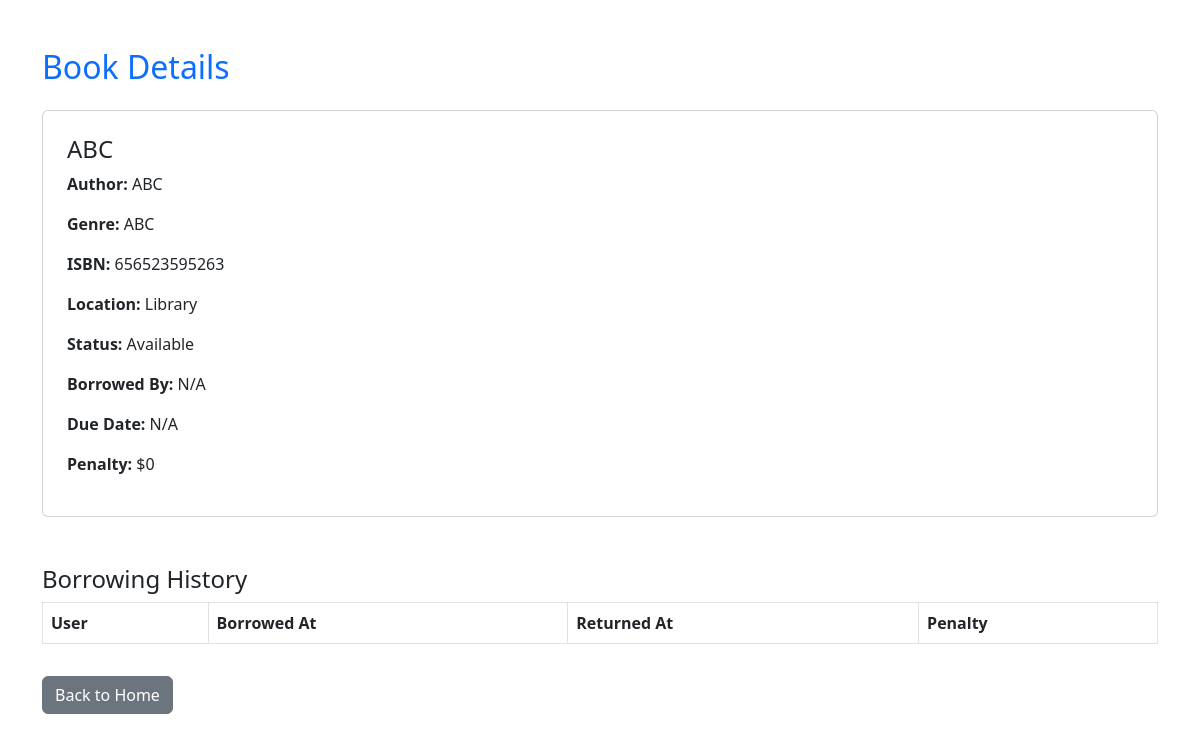
Screenshot of /book/1 with the database file from the repository.
### tables this page shows
CREATE TABLE books (
            id INTEGER PRIMARY KEY AUTOINCREMENT,
            title TEXT NOT NULL,
            author TEXT NOT NULL,
            genre TEXT NOT NULL,
            publication_year INTEGER NOT NULL,
            isbn TEXT UNIQUE NOT NULL,
            status TEXT NOT NULL DEFAULT 'Available',
            added_by TEXT NOT NULL
        , location TEXT DEFAULT 'Library', borrowed_by TEXT DEFAULT NULL, due_date DATE DEFAULT NULL, penalty INTEGER DEFAULT 0);

### app.py (the view)
@app.route("/book/<int:book_id>")
def view_book(book_id):
    with get_db_connection() as conn:
        book = conn.execute("""
            SELECT b.*, u.username AS borrowed_by_username
            FROM books b
            LEFT JOIN users u ON b.borrowed_by = u.id
            WHERE b.id = ?
        """, (book_id,)).fetchone()
        history = get_book_history(book_id)
    if not book:
        flash("Book not found!", "danger")
        return redirect(url_for("home"))
    return render_template("book_details.html", book=book, history=history)

### app.py (called while the page is built)
def get_db_connection():
    conn = sqlite3.connect(DATABASE)
    conn.row_factory = sqlite3.Row
    return conn

### book.py (called while the page is built)
def get_db_connection():
    conn = sqlite3.connect(DATABASE)
    conn.row_factory = sqlite3.Row
    return conn

def get_book_history(book_id):
    with get_db_connection() as conn:
        history = conn.execute(
            "SELECT bh.*, u.username FROM book_history bh JOIN users u ON bh.user_id = u.id WHERE bh.book_id = ? ORDER BY bh.borrowed_at DESC",
            (book_id,),
        ).fetchall()
    return history

### templates/book_details.html (shortened to what this page needs)
<!DOCTYPE html>
<html lang="en">
<head>
    <link rel="stylesheet" href="https://cdn.jsdelivr.net/npm/bootstrap@5.3.0/dist/css/bootstrap.min.css">
</head>
<body class="container mt-5">
    <h2 class="text-primary mb-4">Book Details</h2>
    <div class="card p-4">
        <h4>{{ book.title }}</h4>
        <p><strong>Author:</strong> {{ book.author }}</p>
        <p><strong>Genre:</strong> {{ book.genre }}</p>
        <p><strong>ISBN:</strong> {{ book.isbn }}</p>
        <p><strong>Location:</strong> {{ book.location }}</p>
        <p><strong>Status:</strong> {{ book.status }}</p>
        <p><strong>Borrowed By:</strong> {{ book.borrowed_by_username or "N/A" }}</p>
        <p><strong>Due Date:</strong> {{ book.due_date or "N/A" }}</p>
        <p><strong>Penalty:</strong> ${{ book.penalty }}</p>
    </div>
    <h4 class="mt-5">Borrowing History</h4>
    <table class="table table-bordered">
        <thead>
            <tr>
                <th>User</th>
                <th>Borrowed At</th>
                <th>Returned At</th>
                <th>Penalty</th>
            </tr>
        </thead>
    </table>
    <a href="{{ url_for('home') }}" class="btn btn-secondary mt-3">Back to Home</a>
</body>
</html>

### rows the page displays
books: title "ABC", author "ABC", genre "ABC", isbn "656523595263", location "Library", status "Available", penalty "0"

### other values shown
{{ book.borrowed_by_username or "N/A" }} "N/A"
{{ book.due_date or "N/A" }} "N/A"
